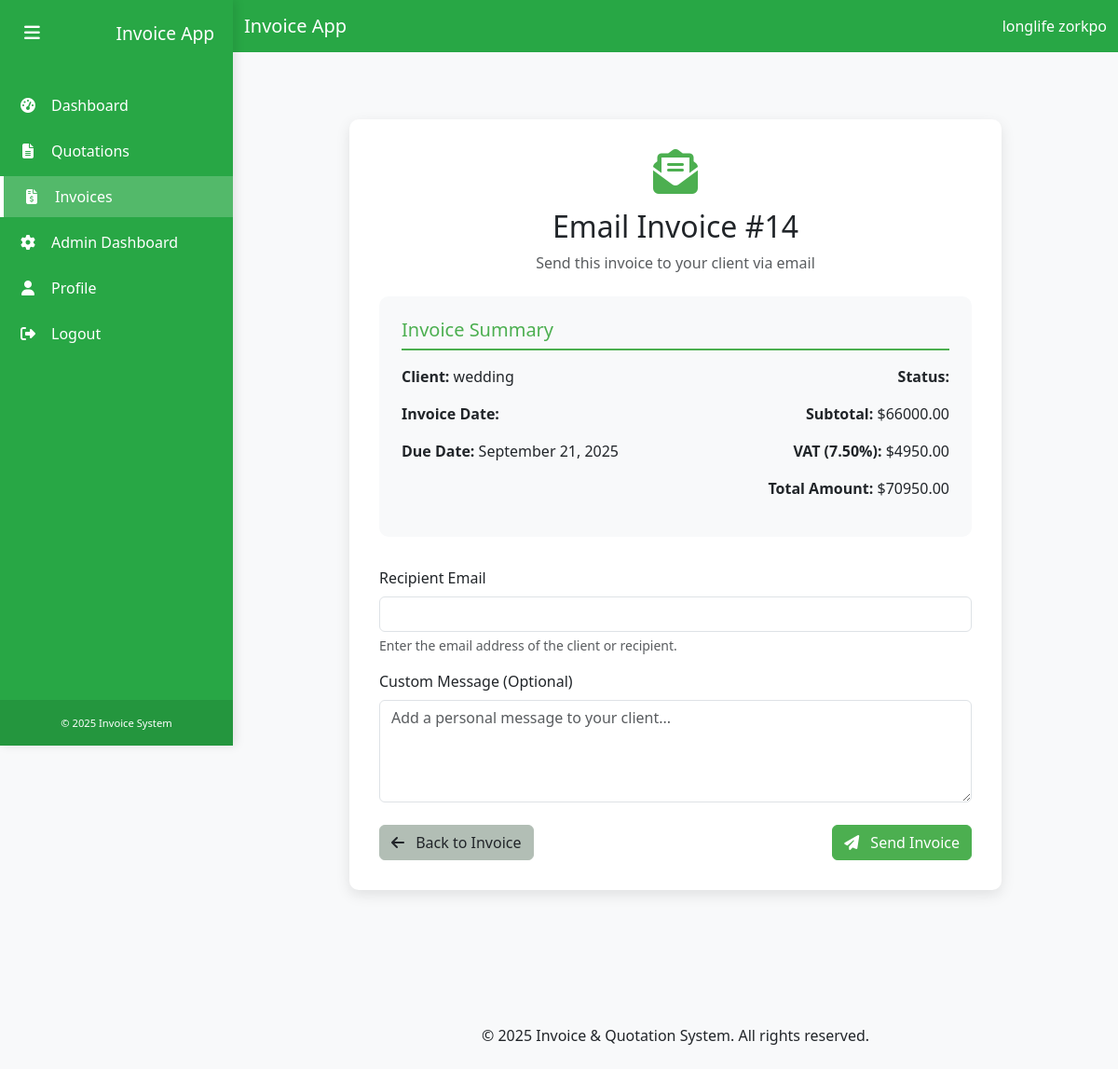
The page /invoices/14/email/ (signed in) on the database its author committed.
### users/models.py (models this page shows, shortened)
class CustomUser(AbstractUser):
    ROLE_CHOICES = (
        ('Admin', 'Admin'),
        ('User', 'User'),
    )
    email = models.EmailField(_('email address'), unique=True)
    role = models.CharField(max_length=10, choices=ROLE_CHOICES, default='User')
    profile_picture = models.ImageField(upload_to='profile_pics/', null=True, blank=True)
    USERNAME_FIELD = 'email'
    REQUIRED_FIELDS = ['first_name', 'last_name']
    objects = CustomUserManager()

### invoices/models.py (models this page shows, shortened)
class Invoice(models.Model):
    STATUS_CHOICES = (
        ('Pending', 'Pending'),
        ('Paid', 'Paid'),
        ('Overdue', 'Overdue'),
    )
    CURRENCY_CHOICES = [
        ('NGN', 'Nigerian Naira (₦)'),
        ('USD', 'US Dollar ($)'),
        ('EUR', 'Euro (€)'),
        ('GBP', 'British Pound (£)'),
        ('CAD', 'Canadian Dollar (C$)'),
        ('AUD', 'Australian Dollar (A$)'),
    ]
    user = models.ForeignKey(settings.AUTH_USER_MODEL, on_delete=models.CASCADE)
    invoice_number = models.CharField(max_length=100, verbose_name="Invoice Number", null=True, blank=True)
    client_name = models.CharField(max_length=255)
    currency = models.CharField(max_length=3, choices=CURRENCY_CHOICES, default='NGN', verbose_name="Currency")
    items = models.ManyToManyField(Item)
    subtotal = models.DecimalField(max_digits=10, decimal_places=2)
    vat_percentage = models.DecimalField(max_digits=5, decimal_places=2, default=7.5)
    vat_amount = models.DecimalField(max_digits=10, decimal_places=2)
    total = models.DecimalField(max_digits=10, decimal_places=2)
    date_created = models.DateTimeField(default=timezone.now)
    due_date = models.DateField()
    status = models.CharField(max_length=10, choices=STATUS_CHOICES, default='Pending')
    notes = models.TextField(blank=True, null=True)

### invoices/views.py (the view, shortened to what this page needs)
# urls.py: path('<int:pk>/email/', views.email_invoice, name='invoice_email'),
@login_required
def email_invoice(request, pk):
    invoice = get_object_or_404(Invoice, pk=pk, user=request.user)
    return render(request, 'invoices/email_invoice.html', {'invoice': invoice})

### templates/invoices/email_invoice.html (shortened to what this page needs)
{% extends 'base.html' %}
{% block content %}
<div class="container email-form-container">
    <div class="text-center mb-4">
        <i class="fas fa-envelope-open-text email-icon"></i>
        <h2>Email Invoice #{{ invoice.id }}</h2>
        <p class="text-muted">Send this invoice to your client via email</p>
    </div>
    <div class="invoice-preview">
        <h5>Invoice Summary</h5>
        <div class="row">
            <div class="col-md-6">
                <p><strong>Client:</strong> {{ invoice.client_name }}</p>
                <p><strong>Invoice Date:</strong> {{ invoice.created_at|date:"F d, Y" }}</p>
                <p><strong>Due Date:</strong> {{ invoice.due_date|date:"F d, Y" }}</p>
            </div>
            <div class="col-md-6 text-md-end">
                <p><strong>Status:</strong>
                </p>
                <p><strong>Subtotal:</strong> ${{ invoice.subtotal }}</p>
                <p><strong>VAT ({{ invoice.vat_percentage }}%):</strong> ${{ invoice.vat_amount }}</p>
                <p><strong>Total Amount:</strong> ${{ invoice.total }}</p>
            </div>
        </div>
    </div>
    <form method="post">
        <div class="mb-3">
            <label for="recipient_email" class="form-label">Recipient Email</label>
            <input type="email" class="form-control" id="recipient_email" name="recipient_email" required>
            <div class="form-text">Enter the email address of the client or recipient.</div>
        </div>
        <div class="mb-3">
            <label for="message" class="form-label">Custom Message (Optional)</label>
            <textarea class="form-control" id="message" name="message" rows="4" placeholder="Add a personal message to your client..."></textarea>
        </div>
        <div class="d-flex justify-content-between mt-4">
            <a href="{% url 'invoice_detail' invoice.id %}" class="btn btn-secondary">
                <i class="fas fa-arrow-left me-2"></i> Back to Invoice
            </a>
            <button type="submit" class="btn btn-primary">
                <i class="fas fa-paper-plane me-2"></i> Send Invoice
            </button>
        </div>
    </form>
</div>
{% endblock %}

### templates/base.html (shortened to what this page needs)
{% load static %}
<!DOCTYPE html>
<html lang="en">
<head>
    <link href="https://cdn.jsdelivr.net/npm/bootstrap@5.3.0/dist/css/bootstrap.min.css" rel="stylesheet">
    <link rel="stylesheet" href="https://cdnjs.cloudflare.com/ajax/libs/font-awesome/6.4.0/css/all.min.css">
</head>
<body>
    {% if user.is_authenticated %}
    <div class="sidebar" id="sidebar">
        <div class="sidebar-header d-flex align-items-center">
            <button class="sidebar-toggle" id="sidebarToggle">
                <i class="fas fa-bars"></i>
            </button>
            <h3 class="m-0">Invoice App</h3>
        </div>
        <ul class="sidebar-menu">
            <li>
                <a href="{% url 'dashboard' %}">
                    <i class="fas fa-tachometer-alt"></i>
                    <span>Dashboard</span>
                </a>
            </li>
            <li>
                <a href="{% url 'quotation_list' %}">
                    <i class="fas fa-file-alt"></i>
                    <span>Quotations</span>
                </a>
            </li>
            <li>
                <a href="{% url 'invoice_list' %}">
                    <i class="fas fa-file-invoice-dollar"></i>
                    <span>Invoices</span>
                </a>
            </li>
            {% if user.is_staff %}
            <li>
                <a href="{% url 'admin_dashboard' %}">
                    <i class="fas fa-cog"></i>
                    <span>Admin Dashboard</span>
                </a>
            </li>
            {% endif %}
            <li>
                <a href="{% url 'profile' %}">
                    <i class="fas fa-user"></i>
                    <span>Profile</span>
                </a>
            </li>
            <li>
                <a href="{% url 'logout' %}">
                    <i class="fas fa-sign-out-alt"></i>
                    <span>Logout</span>
                </a>
            </li>
        </ul>
        <div class="sidebar-footer">
            <small>&copy; {% now "Y" %} Invoice System</small>
        </div>
    </div>
    <div class="main-content" id="mainContent">
        <div class="top-nav">
            <nav class="navbar navbar-expand-lg navbar-dark">
                <div class="container-fluid">
                    <a class="navbar-brand d-flex align-items-center" href="/">
                        Invoice App
                    </a>
                    <div class="ms-3">
                        <span class="text-white">{{ user.get_full_name|default:user.email }}</span>
                    </div>
                </div>
            </nav>
        </div>
        <div class="container my-4">
    {% else %}
    <div class="container my-4">
    {% endif %}
        {% block content %}{% endblock %}
    </div>
    <footer class="bg-light py-4 mt-5">
        <div class="container text-center">
            <p class="mb-0">&copy; {% now "Y" %} Invoice & Quotation System. All rights reserved.</p>
        </div>
    </footer>
    <link rel="stylesheet" href="{% static 'css/sidebar.css' %}">
</body>
</html>

### static/css/sidebar.css (style rules this page uses)
.sidebar { position: fixed; top: 0; left: 0; height: 100vh; width: 250px; background-color: var(--primary-color); color: white; transition: all 0.3s; z-index: 1000; box-shadow: 3px 0 10px rgba(0, 0, 0, 0.1); overflow-y: auto; }
.sidebar-header { padding: 20px; display: flex; align-items: center; justify-content: space-between; }
.sidebar-header h3 { margin: 0; font-size: 1.2rem; white-space: nowrap; overflow: hidden; }
.sidebar-toggle { cursor: pointer; background: transparent; border: none; color: white; font-size: 1.2rem; }
.sidebar-menu { padding: 0; list-style: none; margin-top: 20px; }
.sidebar-menu li { margin-bottom: 5px; }
.sidebar-menu a { display: flex; align-items: center; padding: 10px 20px; color: white; text-decoration: none; transition: all 0.3s; }
.sidebar-menu a.active { background-color: rgba(255, 255, 255, 0.2); border-left: 4px solid white; }
.sidebar-menu i { margin-right: 15px; width: 20px; text-align: center; }
.sidebar-footer { position: absolute; bottom: 0; width: 100%; padding: 15px; background-color: rgba(0, 0, 0, 0.1); font-size: 0.8rem; text-align: center; }
.main-content { margin-left: 250px; transition: all 0.3s; min-height: 100vh; display: flex; flex-direction: column; }

### templates/base.html (style rules this page uses)
:root { --primary-color: #28a745; --secondary-color: #B2BEB5; }
body { font-family: 'Segoe UI', Tahoma, Geneva, Verdana, sans-serif; background-color: #f8f9fa; }
.btn-primary { background-color: var(--primary-color); border-color: var(--primary-color); }
.btn-secondary { background-color: var(--secondary-color); border-color: var(--secondary-color); color: #212529; }
.navbar { background-color: var(--primary-color); }
.navbar-brand, .navbar-nav .nav-link { color: white; }

### templates/invoices/email_invoice.html (style rules this page uses)
.email-form-container { max-width: 700px; margin: 3rem auto; padding: 2rem; border-radius: 10px; box-shadow: 0 5px 15px rgba(0,0,0,0.1); background-color: white; animation: fadeIn 0.5s ease-in-out; }
.invoice-preview { background-color: #f8f9fa; border-radius: 10px; padding: 1.5rem; margin-bottom: 2rem; }
.invoice-preview h5 { color: #4CAF50; border-bottom: 2px solid #4CAF50; padding-bottom: 0.5rem; margin-bottom: 1rem; }
.btn-primary { background-color: #4CAF50; border-color: #4CAF50; transition: all 0.3s; }
.btn-secondary { transition: all 0.3s; }
.email-icon { font-size: 3rem; color: #4CAF50; margin-bottom: 1rem; animation: bounce 2s infinite; }

### rows shown on the page
CustomUser: get_full_name "longlife zorkpo"
Invoice: id "14", client_name "wedding", due_date "September 21, 2025", subtotal "66000.00", vat_percentage "7.50", vat_amount "4950.00", total "70950.00"
